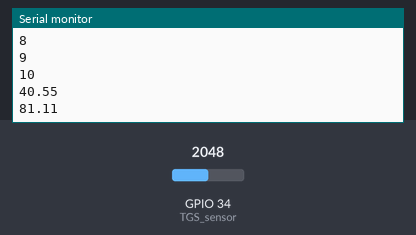
A sketch run on a simulated ESP32. Shown: the last lines printed to the serial monitor. Inputs (shaded band) come from the test bench; at power-on: GPIO 34 (TGS_sensor) = 2048.

Above: at 11.2 s.
11.3 s: GPIO 34 (TGS_sensor) set to 4095
At 12.8 s:
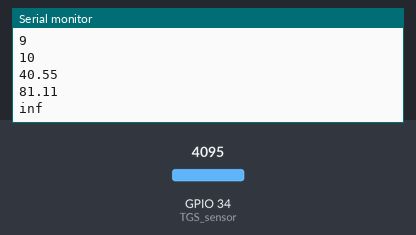
At 17.8 s:
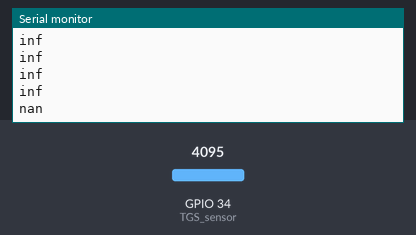
Timing chart, 0 to 19.3 s (numbered marks = the images above; inputs shaded):
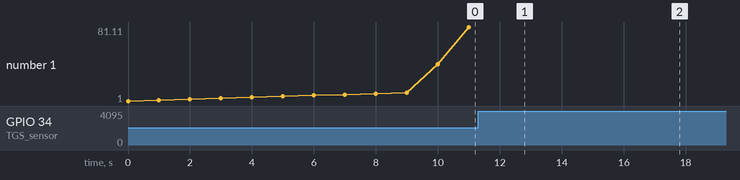

Measured:
- after the input at 11.3 s, the serial monitor: prints a new line after 0.70 s (image 1)

The sketch:

findPPMTgs.ino
```cpp
#define RL 1
#define m -0.574
#define b 1.324
#define Ro 1
#define TGS_sensor 34

const int numReadings = 5;
float readings[numReadings];
int readIndex = 0;
float total = 0;
float average = 0;

void setup() {
  Serial.begin(9600);
  for (int thisReading = 0; thisReading < numReadings; thisReading++) {
    readings[thisReading] = 0;
  }

  for (int times = 1; times <= 10; times++) {
    Serial.println(times);
    delay(1000);
  }
}

void loop() {
  float VRL;
  float RS;
  float ratio;

  VRL = analogRead(TGS_sensor) * (5/ 4095.0); // untuk ESP32 12-bit ADC
  RS = (5 / VRL - 1) * RL;
  ratio = RS / Ro;

  float ppm = pow(10, ((log10(ratio) - b) / m));

  total = total - readings[readIndex];
  readings[readIndex] = ppm;
  total = total + readings[readIndex];

  readIndex = readIndex + 1;
  if (readIndex >= numReadings) {
    readIndex = 0;
  }

  average = total / numReadings;
  Serial.println(average);

  delay(1000);
}
```
